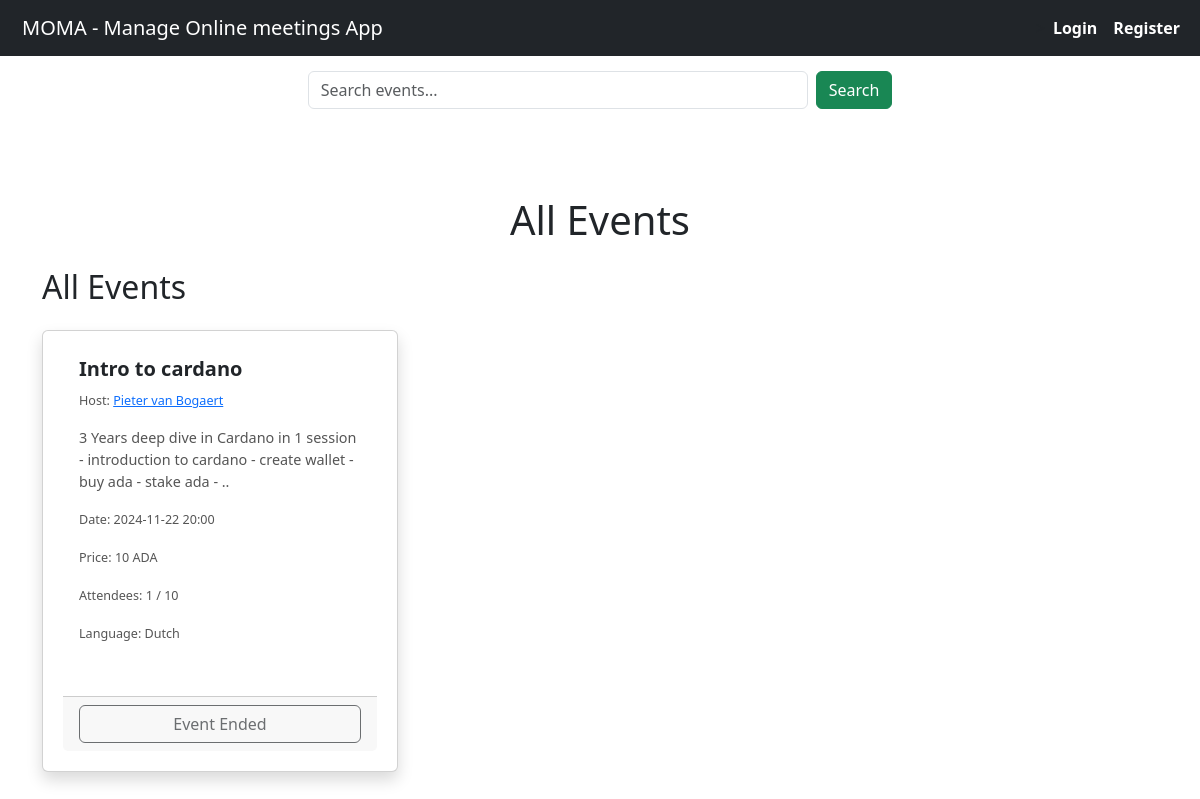
The page / on the database its author committed.
### models.py (models this page shows, shortened)
class Event(db.Model):
    id = db.Column(db.Integer, primary_key=True)
    title = db.Column(db.String(250), nullable=False)
    description = db.Column(db.Text, nullable=False)
    date = db.Column(db.DateTime, nullable=False)
    price = db.Column(db.Integer, nullable=False)
    currency = db.Column(db.String(10), nullable=False)
    event_language = db.Column(db.String(50), nullable=False)  # New field for language
    paymentaddress = db.Column(db.Text, nullable=False)
    max_attendees = db.Column(db.Integer, nullable=False)
    user_id = db.Column(db.Integer, db.ForeignKey("user.id"), nullable=False)
    payment_email_title = db.Column(db.String(250), nullable=False)
    payment_email_body = db.Column(db.Text, nullable=False)
    confirmation_email_title = db.Column(db.String(250), nullable=False)
    confirmation_email_body = db.Column(db.Text, nullable=False)
    event_meeting_link = db.Column(db.String(250), nullable=True)
    is_closed = db.Column(db.Boolean, default=False)  # Indicates if the event is closed
    attendees = db.relationship("Attendee", backref="registered_event", lazy=True, cascade="all, delete-orphan")

class User(db.Model, UserMixin):
    id = db.Column(db.Integer, primary_key=True)
    username = db.Column(db.String(20), unique=True, nullable=False)
    email = db.Column(db.String(120), unique=True, nullable=False)
    password = db.Column(db.String(60), nullable=False)
    birthdate = db.Column(db.Date, nullable=False)
    iban = db.Column(db.String(60), nullable=False, default="")
    payment_email_title = db.Column(db.String(250), nullable=False, default="")
    payment_email_body = db.Column(db.Text, nullable=False, default="")
    confirmation_email_title = db.Column(db.String(250), nullable=False, default="")
    confirmation_email_body = db.Column(db.Text, nullable=False, default="")
    created_events = db.relationship("Event", backref="organizer", lazy=True)

### routes.py (the view)
@app.route("/")
def home():
    events = Event.query.all()
    for event in events:
        attending_count = len([attendee for attendee in event.attendees if attendee.attending])
        if attending_count >= event.max_attendees and not event.is_closed:
            event.is_closed = True
            db.session.commit()
    query = request.args.get("search", "")
    if query.startswith("host:"):
        host_username = query.split("host:")[1]
        events = Event.query.join(User).filter(User.username == host_username).all()
    elif query:
        events = Event.query.join(User).filter(
                Event.title.contains(query) |Event.description.contains(query) | User.username.contains(query) | Event.date.contains(query)
        ).all()
    else:
        events = Event.query.all()
    if current_user.is_authenticated:
        for event in events:
            event.is_attending = any(
                attendee.user_id == current_user.id and attendee.attending
                for attendee in event.attendees
            )
    else:
        for event in events:
            event.is_attending = False
    return render_template("event_list.html", events=events, query=query, datetime=datetime, timedelta=timedelta)

### templates/event_list.html (shortened to what this page needs)
{% extends "base.html" %}
{% block content %}
<h1 class="text-center mb-4">All Events</h1>
<div class="d-flex justify-content-between align-items-center mb-3">
    <h2>All Events</h2>
</div>
<div class="row row-cols-1 row-cols-md-3 g-4">
    {% for event in events %}
    <div class="col" id="event-{{ event.id }}">
        <div class="card h-100 shadow">
            <div class="card-body">
                <h5 class="card-title">{{ event.title }}</h5>
            <p class="card-text">
                <small>
                    Host:
                    <a href="{{ url_for('home', search='host:' ~ event.organizer.username) }}">{{ event.organizer.username }}</a>
                </small>
            </p>
                <p class="card-text">{{ event.description }}</p>
                <p class="card-text"><small>Date: {{ event.date.strftime('%Y-%m-%d %H:%M') }}</small></p>
                <p class="card-text"><small>Price: {{ event.price }} {{ event.currency }}</small></p>
                <p class="card-text"><small>Attendees: {{ event.attendees|selectattr('attending', 'equalto', True)|list|length }} / {{ event.max_attendees }}</small></p>
                <p class="card-text"><small>Language: {{ event.event_language }}</small></p>
        </div>
            <div class="card-footer text-center">
                {% set current_time = datetime.utcnow() %}
                {% set event_time_utc = event.date %}
                {% if event_time_utc < current_time  %}
                    <button class="btn btn-disabled" disabled>Event Ended</button>
                {% elif event.is_closed %}
                    <button class="btn btn-disabled" disabled>Event closed</button>
                {% else %}
                    <button class="btn btn-success" onclick="confirmAttendance('{{ url_for('attend_event', event_id=event.id) }}')">Attend</button>
                {% endif %}
            </div>
        </div>
    </div>
    {% endfor %}
</div>
{% endblock %}

### templates/base.html (shortened to what this page needs)
<!DOCTYPE html>
<html lang="en">
<head>
    <link rel="stylesheet" href="{{ url_for('static', filename='styles.css') }}">
    <link href="https://cdn.jsdelivr.net/npm/bootstrap@5.3.0-alpha3/dist/css/bootstrap.min.css" rel="stylesheet">
    <link rel="stylesheet" href="https://cdn.datatables.net/1.13.6/css/jquery.dataTables.min.css">
</head>
<body>
    <nav class="navbar navbar-expand-lg navbar-dark bg-dark">
        <div class="container-fluid">
            <a class="navbar-brand" href="{{ url_for('home') }}" style="padding-left:10px;">MOMA - Manage Online meetings App</a>
                <ul class="navbar-nav ms-auto">
                    {% if current_user.is_authenticated %}
                        <li class="nav-item">
                            <a class="nav-link" href="{{ url_for('dashboard') }}">Dashboard</a>
                        </li>
                        <li class="nav-item">
                            <a class="nav-link" href="{{ url_for('logout') }}">Logout</a>
                        </li>
                    {% else %}
                        <li class="nav-item">
                            <a class="nav-link" href="{{ url_for('login') }}">Login</a>
                        </li>
                        <li class="nav-item">
                            <a class="nav-link" href="{{ url_for('register') }}">Register</a>
                        </li>
                    {% endif %}
                </ul>
            </div>
    </nav>
                <div class="search-container">
                    <form method="GET" action="{{ url_for('home') }}" class="d-flex justify-content-center">
                        <input type="text" name="search" class="form-control me-2" placeholder="Search events..." value="{{ query }}">
                        <button type="submit" class="btn btn-success">Search</button>
                    </form>
                </div>
    <div class="container py-5">
        {% block content %}{% endblock %}
    </div>
</body>
</html>

### static/styles.css (style rules this page uses)
body { font-family: Arial, sans-serif; background-color: #f4f4f9; margin: 0; padding: 0; }
.navbar-dark .navbar-nav .nav-link { color: white; font-weight: bold; }
.search-container { color: white; padding: 15px 0; }
.search-container .form-control { max-width: 500px; }
h2 { font-size: 1.5rem; font-weight: bold; margin-bottom: 20px; margin-top: 50px; }
.card { border: none; border-radius: 8px; overflow: hidden; border-radius: 10px; background: white; padding: 20px; box-shadow: 0px 4px 8px rgba(0, 0, 0, 0.1); margin-bottom: 20px; padding-top: 10px; }
.card-title { font-size: 1.25rem; font-weight: bold; color: #333; }
.card-text { font-size: 0.9rem; color: #555; }
.card-footer { background-color: #f8f9fa; border-top: 1px solid #ddd; }
.card-footer .btn { width: 100%; }
.form-control { border-radius: 5px; padding: 10px; font-size: 14px; }
.btn-disabled { background-color: #6c757d; color: #fff; cursor: not-allowed; }
.text-center { text-align: center; }

### rows shown on the page
Event: title "Intro to cardano", organizer.username "Pieter van Bogaert", description "3 Years deep dive in Cardano in 1 session - introduction to cardano - create wallet - buy ada - stake ada - ..", date "2024-11-22 20:00", price "10", currency "ADA", attendees|selectattr "1", max_attendees "10", event_language "Dutch", shows "Event Ended"
